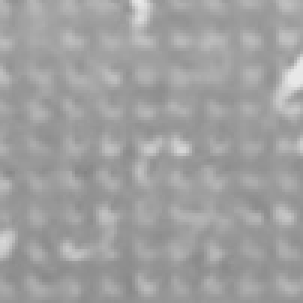
#> input picture C. elegans/Data/0/image_1118.png, 101 x 101 px (shown 3 times larger); its folder holds 4 pictures in this run
$ python DataInput.py
#> lines starting #> are read from the running program, lines starting #| are printed output that depends on the picture
#NOTE: This takes a while, this program takes both datasets in the folders 0 and 1 and linerizes the data (in greyscale)
#NOTE: To Run this it took me 31 minutes

import numpy as np
import os
from PIL import Image
import random
import math
import time
import glob
import cv2 as cv

start_time = time.time()

path = "C:/Users/ajdan/Documents/PR-ML/Pattern Recognition/Project 4 PR/Pattern-Recognition-Project4/C. elegans/Data/0"

SIZE = 28*28
filenames = glob.glob(path + '/*.png')
filenames.sort()
images = [cv.imread(img) for img in filenames]
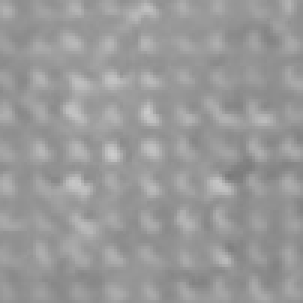
#> input picture C. elegans/Data/0/image_1145.png, 101 x 101 px (shown 3 times larger)
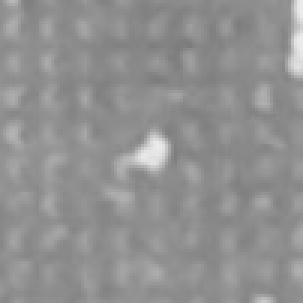
#> input picture C. elegans/Data/0/image_1157.png, 101 x 101 px (shown 3 times larger)
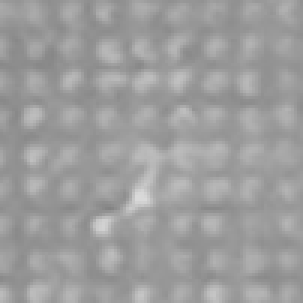
#> input picture C. elegans/Data/0/image_1213.png, 101 x 101 px (shown 3 times larger)
#> images = 4 items

scale_percent = 28 # percent of original size
width = int(101 * scale_percent / 100)
height = int(101 * scale_percent / 100)
dim = (width, height)

imagesResized = [cv.resize(img, dim, interpolation=cv.INTER_AREA) for img in images]
#> imagesResized = 4 items
imagesGrayscale = [cv.cvtColor(img, cv.COLOR_BGR2GRAY) for img in imagesResized]
#> imagesGrayscale = 4 items
imagesBlurred = [cv.GaussianBlur(img, (3,3), 0) for img in imagesGrayscale]
#> imagesBlurred = 4 items

sobelx = [cv.Sobel(src=img, ddepth=cv.CV_64F, dx=1, dy=0, ksize=5) for img in imagesBlurred]
#> sobelx = 4 items
sobely = [cv.Sobel(src=img, ddepth=cv.CV_64F, dx=0, dy=1, ksize=5) for img in imagesBlurred]
#> sobely = 4 items
sobelxy = [cv.Sobel(src=img, ddepth=cv.CV_64F, dx=1, dy=1, ksize=5) for img in imagesBlurred]
#> sobelxy = 4 items

edges = [cv.Canny(image=img, threshold1=60, threshold2=140) for img in imagesBlurred]
#> edges = 4 items
#Load all images in Data set 0 into a list
print("LOADING WORM DATA SET 0")


#Take all images loaded into list and convert them into greyscale, reshape them to be 1 x SIZE, then append them to numpy array NoWorm
print("FORMATTING LIST INTO NUMPY ARRAY")
NoWorm = np.empty((0,SIZE),int)
for i in range(len(edges)):
    temp = np.reshape(edges[i],SIZE)
    temp = temp.astype(int)
    temp = np.array([temp])
    NoWorm  = np.append(NoWorm,temp,0)
#> this loop made 4 passes
print("Shape of Formatted Numpy Array: ", NoWorm.shape)
#| Shape of Formatted Numpy Array:  (4, 784)


path = "C:/Users/ajdan/Documents/PR-ML/Pattern Recognition/Project 4 PR/Pattern-Recognition-Project4/C. elegans/Data/1"


SIZE = 28*28
filenames = glob.glob(path + '/*.png')
filenames.sort()
images = [cv.imread(img) for img in filenames]

scale_percent = 28 # percent of original size
width = int(101 * scale_percent / 100)
#> width = 28
height = int(101 * scale_percent / 100)
#> height = 28
dim = (width, height)
#> dim = (28, 28)

imagesResized = [cv.resize(img, dim, interpolation=cv.INTER_AREA) for img in images]
#> imagesResized = []
imagesGrayscale = [cv.cvtColor(img, cv.COLOR_BGR2GRAY) for img in imagesResized]
#> imagesGrayscale = []
imagesBlurred = [cv.GaussianBlur(img, (3,3), 0) for img in imagesGrayscale]
#> imagesBlurred = []

sobelx = [cv.Sobel(src=img, ddepth=cv.CV_64F, dx=1, dy=0, ksize=5) for img in imagesBlurred]
#> sobelx = []
sobely = [cv.Sobel(src=img, ddepth=cv.CV_64F, dx=0, dy=1, ksize=5) for img in imagesBlurred]
#> sobely = []
sobelxy = [cv.Sobel(src=img, ddepth=cv.CV_64F, dx=1, dy=1, ksize=5) for img in imagesBlurred]
#> sobelxy = []

edges = [cv.Canny(image=img, threshold1=60, threshold2=140) for img in imagesBlurred]
#> edges = []

#Load all images in Data set 1 into a list
print("LOADING WORM DATA SET 1")

#Take all images loaded into list and convert them into greyscale, reshape them to be 1 x SIZE, then append them to numpy array Worm
print("FORMATTING LIST INTO NUMPY ARRAY")
Worm = np.empty((0,SIZE),int)
#> Worm = empty array
for i in range(len(edges)):
    temp = np.reshape(edges[i],SIZE)
    temp = temp.astype(int)
    temp = np.array([temp])
    Worm  = np.append(Worm,temp,0)
#> this loop made 0 passes
print("Shape of Formatted Numpy Array: ",Worm.shape)
#| Shape of Formatted Numpy Array:  (0, 784)

#Stack both the Worms Data and No Worms Data
print("Formatting Data")
NumPic , Dim = NoWorm.shape
#> NumPic = 4; Dim = 784
X = np.vstack((NoWorm,Worm))
Y = np.hstack((np.ones(NumPic),np.ones(NumPic)*0))
#> Y = [1, 1, 1, 1, 0, 0, 0, 0]
D = SIZE
K = 2

#Randomize the Order of the Data, generate DataX and DataT
DataX = np.empty((0,D),float)
DataT = np.empty((0,1),int)
#> DataT = empty array

Remain = (NumPic * 2) - 1
#> Remain = 7
for i in range((NumPic*2)):
    p = random.randint(0,Remain)

#> (the run stopped early here; a loop or call above may not have finished)
